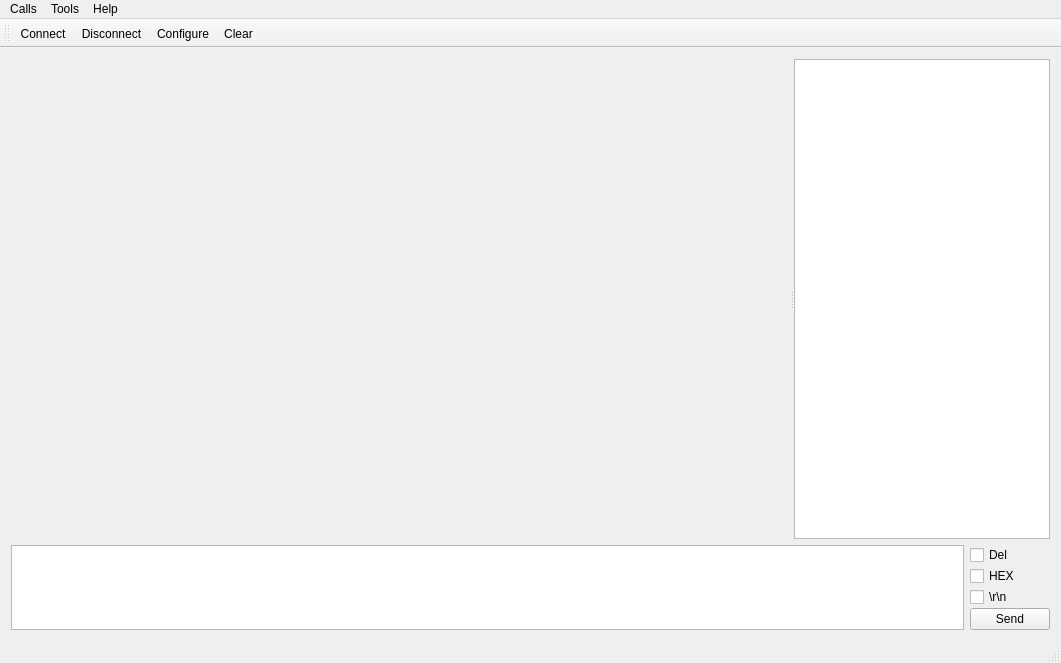
<?xml version="1.0" encoding="UTF-8"?>
<ui version="4.0">
 <class>MainWindow</class>
 <widget class="QMainWindow" name="MainWindow">
  <property name="geometry">
   <rect>
    <x>0</x>
    <y>0</y>
    <width>1061</width>
    <height>663</height>
   </rect>
  </property>
  <property name="minimumSize">
   <size>
    <width>0</width>
    <height>23</height>
   </size>
  </property>
  <property name="windowTitle">
   <string>Terminal</string>
  </property>
  <widget class="QWidget" name="centralWidget">
   <layout class="QVBoxLayout" name="verticalLayout_3">
    <item>
     <layout class="QVBoxLayout" name="verticalLayout_2" stretch="16,1">
      <item>
       <widget class="QSplitter" name="splitter">
        <property name="orientation">
         <enum>Qt::Horizontal</enum>
        </property>
        <widget class="QWidget" name="widgetConsole" native="true">
         <property name="sizePolicy">
          <sizepolicy hsizetype="Preferred" vsizetype="Preferred">
           <horstretch>9</horstretch>
           <verstretch>0</verstretch>
          </sizepolicy>
         </property>
        </widget>
        <widget class="QListWidget" name="listWidget">
         <property name="sizePolicy">
          <sizepolicy hsizetype="Expanding" vsizetype="Expanding">
           <horstretch>0</horstretch>
           <verstretch>0</verstretch>
          </sizepolicy>
         </property>
        </widget>
       </widget>
      </item>
      <item>
       <layout class="QHBoxLayout" name="horizontalLayout">
        <item>
         <widget class="QTextEdit" name="textEdit">
          <property name="minimumSize">
           <size>
            <width>0</width>
            <height>29</height>
           </size>
          </property>
         </widget>
        </item>
        <item>
         <layout class="QVBoxLayout" name="verticalLayout">
          <property name="spacing">
           <number>1</number>
          </property>
          <item>
           <widget class="QCheckBox" name="delCheckBox">
            <property name="text">
             <string>Del</string>
            </property>
           </widget>
          </item>
          <item>
           <widget class="QCheckBox" name="hexCheckBox">
            <property name="text">
             <string>HEX</string>
            </property>
           </widget>
          </item>
          <item>
           <widget class="QCheckBox" name="crlfcheckBox">
            <property name="text">
             <string>\r\n</string>
            </property>
           </widget>
          </item>
          <item>
           <widget class="QPushButton" name="pushButton">
            <property name="text">
             <string>Send</string>
            </property>
           </widget>
          </item>
         </layout>
        </item>
       </layout>
      </item>
     </layout>
    </item>
   </layout>
  </widget>
  <widget class="QMenuBar" name="menuBar">
   <property name="geometry">
    <rect>
     <x>0</x>
     <y>0</y>
     <width>1061</width>
     <height>21</height>
    </rect>
   </property>
   <widget class="QMenu" name="menuCalls">
    <property name="title">
     <string>Calls</string>
    </property>
    <addaction name="actionConnect"/>
    <addaction name="actionDisconnect"/>
    <addaction name="separator"/>
    <addaction name="actionQuit"/>
   </widget>
   <widget class="QMenu" name="menuTools">
    <property name="title">
     <string>Tools</string>
    </property>
    <addaction name="actionConfigure"/>
    <addaction name="actionClear"/>
    <addaction name="actionSave_Command_History"/>
   </widget>
   <widget class="QMenu" name="menuHelp">
    <property name="title">
     <string>Help</string>
    </property>
    <addaction name="actionAbout"/>
    <addaction name="actionAboutQt"/>
   </widget>
   <addaction name="menuCalls"/>
   <addaction name="menuTools"/>
   <addaction name="menuHelp"/>
  </widget>
  <widget class="QToolBar" name="mainToolBar">
   <attribute name="toolBarArea">
    <enum>TopToolBarArea</enum>
   </attribute>
   <attribute name="toolBarBreak">
    <bool>false</bool>
   </attribute>
   <addaction name="actionConnect"/>
   <addaction name="actionDisconnect"/>
   <addaction name="actionConfigure"/>
   <addaction name="actionClear"/>
  </widget>
  <widget class="QStatusBar" name="statusBar"/>
  <action name="actionAbout">
   <property name="text">
    <string>&amp;About</string>
   </property>
   <property name="toolTip">
    <string>About program</string>
   </property>
   <property name="shortcut">
    <string>Alt+A</string>
   </property>
  </action>
  <action name="actionAboutQt">
   <property name="text">
    <string>About Qt</string>
   </property>
  </action>
  <action name="actionConnect">
   <property name="icon">
    <iconset resource="terminal.qrc">
     <normaloff>:/images/connect.png</normaloff>:/images/connect.png</iconset>
   </property>
   <property name="text">
    <string>C&amp;onnect</string>
   </property>
   <property name="toolTip">
    <string>Connect to serial port</string>
   </property>
   <property name="shortcut">
    <string>Ctrl+O</string>
   </property>
  </action>
  <action name="actionDisconnect">
   <property name="icon">
    <iconset resource="terminal.qrc">
     <normaloff>:/images/disconnect.png</normaloff>:/images/disconnect.png</iconset>
   </property>
   <property name="text">
    <string>&amp;Disconnect</string>
   </property>
   <property name="toolTip">
    <string>Disconnect from serial port</string>
   </property>
   <property name="shortcut">
    <string>Ctrl+D</string>
   </property>
  </action>
  <action name="actionConfigure">
   <property name="icon">
    <iconset resource="terminal.qrc">
     <normaloff>:/images/settings.png</normaloff>:/images/settings.png</iconset>
   </property>
   <property name="text">
    <string>&amp;Configure</string>
   </property>
   <property name="toolTip">
    <string>Configure serial port</string>
   </property>
   <property name="shortcut">
    <string>Alt+C</string>
   </property>
  </action>
  <action name="actionClear">
   <property name="icon">
    <iconset resource="terminal.qrc">
     <normaloff>:/images/clear.png</normaloff>:/images/clear.png</iconset>
   </property>
   <property name="text">
    <string>C&amp;lear</string>
   </property>
   <property name="toolTip">
    <string>Clear data</string>
   </property>
   <property name="shortcut">
    <string>Alt+L</string>
   </property>
  </action>
  <action name="actionQuit">
   <property name="icon">
    <iconset resource="terminal.qrc">
     <normaloff>:/images/application-exit.png</normaloff>:/images/application-exit.png</iconset>
   </property>
   <property name="text">
    <string>&amp;Quit</string>
   </property>
   <property name="shortcut">
    <string>Ctrl+Q</string>
   </property>
  </action>
  <action name="actionSave_Command_History">
   <property name="text">
    <string>Save Command History</string>
   </property>
  </action>
 </widget>
 <layoutdefault spacing="6" margin="11"/>
 <resources>
  <include location="terminal.qrc"/>
 </resources>
 <connections/>
</ui>
